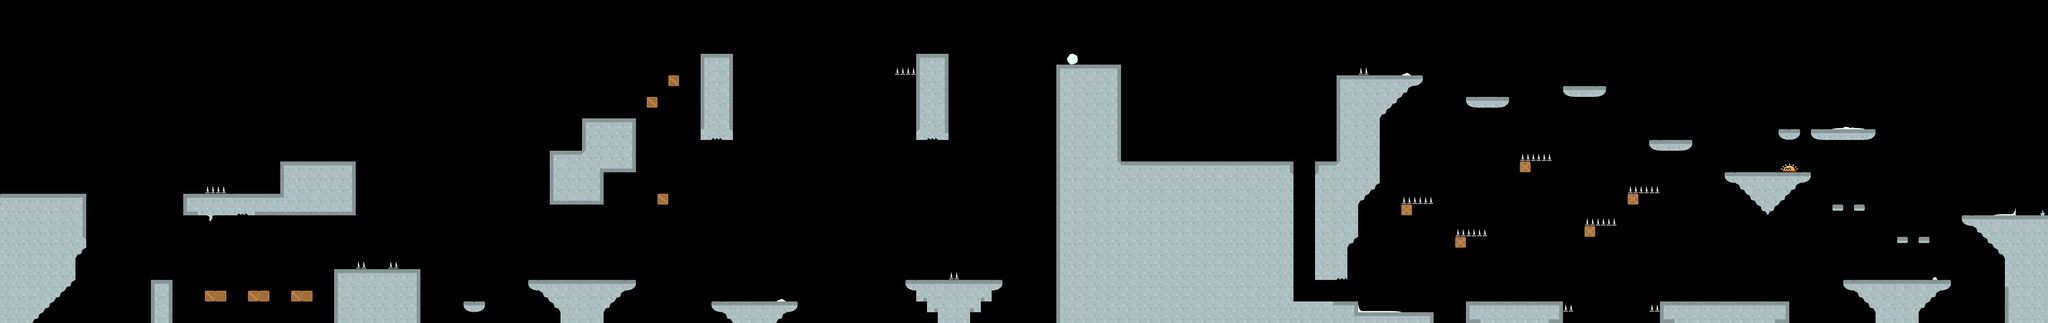

This is a level from a 2D game, rendered from its Tiled map with the project's own tilesets. A one-line summary and the map file follow, with tile-layer data summarised:
An orthogonal 190x30 tile map with 32x32 px tiles, 3 tile layers (tileLayer, hazardLayer, elementsLayer), 3 tilesets and 87 objects (47x coin, 13x walker, 9x destroy, 8x staticshooter, 5x flyer, ...).

<map version="1.0" orientation="orthogonal" renderorder="right-down" width="190" height="30" tilewidth="32" tileheight="32" nextobjectid="141">
 <tileset firstgid="1" name="world4" tilewidth="32" tileheight="32" spacing="8" margin="4" tilecount="34" columns="34">
  <image source="world4.png" width="1360" height="40" />
 </tileset>
 <tileset firstgid="35" name="hazard" tilewidth="32" tileheight="32" spacing="8" margin="4" tilecount="9" columns="9">
  <image source="hazard.png" width="360" height="40" />
 </tileset>
 <tileset firstgid="44" name="elements2" tilewidth="32" tileheight="32" spacing="8" margin="4" tilecount="38" columns="38">
  <image source="elements2.png" width="1520" height="40" />
 </tileset>
 <layer name="tileLayer" width="190" height="30">
  <data>[5700 cells, 1018 non-empty, 25 distinct tile ids]</data>
 </layer>
 <objectgroup name="gameObjects">
  <object id="1" name="player" x="64" y="512" width="32" height="64" />
  <object id="54" name="exit" x="5984" y="544" width="64" height="96" />
  <object id="55" name="coin" x="1216" y="544" width="32" height="32" />
  <object id="56" name="coin" x="1248" y="544" width="32" height="32" />
  <object id="57" name="coin" x="1248" y="576" width="32" height="32" />
  <object id="58" name="coin" x="1216" y="576" width="32" height="32" />
  <object id="59" name="coin" x="1408" y="448" width="32" height="32" />
  <object id="60" name="coin" x="1440" y="448" width="32" height="32" />
  <object id="61" name="coin" x="1440" y="480" width="32" height="32" />
  <object id="62" name="coin" x="1408" y="480" width="32" height="32" />
  <object id="63" name="coin" x="2176" y="288" width="32" height="32" />
  <object id="64" name="coin" x="2240" y="288" width="32" height="32" />
  <object id="66" name="coin" x="2304" y="288" width="32" height="32" />
  <object id="67" name="coin" x="2368" y="288" width="32" height="32" />
  <object id="68" name="coin" x="2432" y="288" width="32" height="32" />
  <object id="69" name="coin" x="2496" y="288" width="32" height="32" />
  <object id="70" name="coin" x="2560" y="288" width="32" height="32" />
  <object id="71" name="coin" x="2624" y="288" width="32" height="32" />
  <object id="72" name="coin" x="2688" y="288" width="32" height="32" />
  <object id="73" name="coin" x="3328" y="416" width="32" height="32" />
  <object id="74" name="coin" x="3392" y="416" width="32" height="32" />
  <object id="75" name="coin" x="3456" y="416" width="32" height="32" />
  <object id="76" name="coin" x="3520" y="416" width="32" height="32" />
  <object id="77" name="coin" x="3584" y="416" width="32" height="32" />
  <object id="78" name="coin" x="3648" y="416" width="32" height="32" />
  <object id="79" name="coin" x="3712" y="416" width="32" height="32" />
  <object id="80" name="coin" x="3776" y="416" width="32" height="32" />
  <object id="81" name="coin" x="3840" y="416" width="32" height="32" />
  <object id="82" name="coin" x="3872" y="416" width="32" height="32" />
  <object id="83" name="coin" x="3936" y="416" width="32" height="32" />
  <object id="84" name="coin" x="3840" y="800" width="32" height="32" />
  <object id="85" name="coin" x="3872" y="832" width="32" height="32" />
  <object id="86" name="coin" x="3840" y="864" width="32" height="32" />
  <object id="87" name="coin" x="3904" y="864" width="32" height="32" />
  <object id="88" name="coin" x="3936" y="832" width="32" height="32" />
  <object id="89" name="coin" x="3968" y="864" width="32" height="32" />
  <object id="90" name="coin" x="4000" y="832" width="32" height="32" />
  <object id="91" name="coin" x="4032" y="864" width="32" height="32" />
  <object id="92" name="coin" x="4064" y="896" width="32" height="32" />
  <object id="93" name="coin" x="4736" y="832" width="32" height="32" />
  <object id="94" name="coin" x="4800" y="832" width="32" height="32" />
  <object id="95" name="coin" x="5504" y="320" width="32" height="32" />
  <object id="96" name="coin" x="5440" y="320" width="32" height="32" />
  <object id="97" name="coin" x="5376" y="320" width="32" height="32" />
  <object id="98" name="coin" x="5312" y="320" width="32" height="32" />
  <object id="99" name="coin" x="672" y="768" width="32" height="32" />
  <object id="100" name="coin" x="800" y="768" width="32" height="32" />
  <object id="101" name="coin" x="2176" y="800" width="32" height="32" />
  <object id="102" name="coin" x="2272" y="800" width="32" height="32" />
  <object id="103" name="walker" x="2208" y="832" width="32" height="64" />
  <object id="104" name="drunkflyer" x="1152" y="448" width="32" height="64" />
  <object id="105" name="doublewalkershooter" x="960" y="416" width="32" height="64" />
  <object id="106" name="walker" x="2400" y="160" width="32" height="64" />
  <object id="107" name="walker" x="3776" y="288" width="32" height="64" />
  <object id="108" name="walker" x="5632" y="768" width="32" height="64" />
  <object id="109" name="walker" x="5120" y="832" width="32" height="64" />
  <object id="110" name="flyer" x="896" y="800" width="32" height="64" />
  <object id="111" name="flyer" x="2912" y="512" width="32" height="64" />
  <object id="112" name="flyer" x="5728" y="640" width="32" height="64" />
  <object id="113" name="flyer" x="5696" y="512" width="32" height="64" />
  <object id="114" name="flyer" x="5088" y="320" width="32" height="64" />
  <object id="115" name="staticshooter" x="768" y="512" width="32" height="64" />
  <object id="116" name="staticshooter" x="1824" y="768" width="32" height="64" />
  <object id="117" name="staticshooter" x="1664" y="384" width="32" height="64" />
  <object id="118" name="walker" x="1824" y="288" width="32" height="64" />
  <object id="119" name="staticshooter" x="2752" y="96" width="32" height="64" />
  <object id="120" name="staticshooter" x="2752" y="768" width="32" height="64" />
  <object id="121" name="staticshooter" x="4704" y="192" width="32" height="64" />
  <object id="122" name="staticshooter" x="3264" y="128" width="32" height="64" />
  <object id="123" name="staticshooter" x="5888" y="576" width="32" height="64" />
  <object id="124" name="walker" x="5504" y="768" width="32" height="64" />
  <object id="125" name="walker" x="4512" y="832" width="32" height="64" />
  <object id="126" name="walker" x="4768" y="864" width="32" height="64" />
  <object id="127" name="walker" x="4960" y="352" width="32" height="64" />
  <object id="128" name="jumper" x="3904" y="288" width="32" height="64" />
  <object id="129" name="walker" x="4096" y="160" width="32" height="64" />
  <object id="130" name="walker" x="3456" y="288" width="32" height="64" />
  <object id="131" name="walker" x="2560" y="160" width="32" height="64" />
 </objectgroup>
 <objectgroup name="interactionObjects">
  <object id="132" name="destroy" x="608" y="864" width="32" height="32" />
  <object id="133" name="destroy" x="736" y="864" width="32" height="32" />
  <object id="134" name="destroy" x="864" y="864" width="32" height="32" />
  <object id="135" name="destroy" x="1952" y="576" width="32" height="32" />
  <object id="136" name="destroy" x="1920" y="288" width="32" height="32" />
  <object id="137" name="destroy" x="1984" y="224" width="32" height="32" />
  <object id="138" name="destroy" x="640" y="864" width="32" height="32" />
  <object id="139" name="destroy" x="768" y="864" width="32" height="32" />
  <object id="140" name="destroy" x="896" y="864" width="32" height="32" />
 </objectgroup>
 <layer name="hazardLayer" width="190" height="30">
  <data>[5700 cells, 27 non-empty, 3 distinct tile ids]</data>
 </layer>
 <layer name="elementsLayer" width="190" height="30">
  <data>[5700 cells, 15 non-empty, 11 distinct tile ids]</data>
 </layer>
</map>
